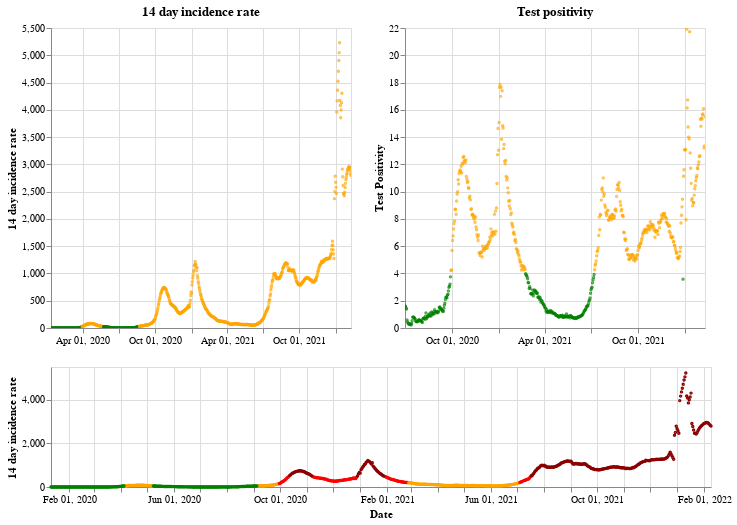

Here is the notebook cell this chart was saved with:
### Markdown cell above
## Northern Ireland

### Code cell
plot_traffic_light('Northern Ireland')

### Figure 1 — Vega-Lite specification as saved in the notebook (floating-point values rounded to 4 significant figures; data arrays with more than 128 entries replaced by an {"elided": "..."} marker saying what was removed)
{"config": {"view": {"continuousWidth": 400, "continuousHeight": 300}}, "vconcat": [{"hconcat": [{"mark": {"type": "point", "size": 2}, "encoding": {"color": {"condition": {"value": "green", "test": "(datum.twoWeeklyCasesRate <= 25)"}, "value": "orange"}, "tooltip": [{"type": "nominal", "field": "areaName"}, {"type": "temporal", "field": "date"}, {"type": "quantitative", "field": "twoWeeklyCasesRate"}, {"type": "quantitative", "field": "testPositivity"}], "x": {"type": "temporal", "axis": {"title": ""}, "field": "date", "scale": {"domain": {"selection": "DateBrush"}}, "timeUnit": "yearmonthdate"}, "y": {"type": "quantitative", "axis": {"title": "14 day incidence rate"}, "field": "twoWeeklyCasesRate"}}, "title": "14 day incidence rate", "width": 300}, {"mark": {"type": "point", "size": 2}, "encoding": {"color": {"condition": {"value": "green", "test": "(datum.testPositivity <= 4)"}, "value": "orange"}, "tooltip": [{"type": "nominal", "field": "areaName"}, {"type": "temporal", "field": "date"}, {"type": "quantitative", "field": "twoWeeklyCasesRate"}, {"type": "quantitative", "field": "testPositivity"}], "x": {"type": "temporal", "axis": {"title": ""}, "field": "date", "scale": {"domain": {"selection": "DateBrush"}}, "timeUnit": "yearmonthdate"}, "y": {"type": "quantitative", "axis": {"title": "Test Positivity"}, "field": "testPositivity"}}, "title": "Test positivity", "width": 300}]}, {"layer": [{"mark": {"type": "point", "size": 2}, "encoding": {"color": {"condition": {"value": "orange", "test": "(((datum.testPositivity < 4) && (datum.twoWeeklyCasesRate >= 50)) && (datum.twoWeeklyCasesRate < 200))"}, "value": "red"}, "opacity": {"condition": {"value": 1, "test": "((datum.twoWeeklyCasesRate >= 50) && (datum.twoWeeklyCasesRate < 500))"}, "value": 0}, "tooltip": [{"type": "nominal", "field": "areaName"}, {"type": "temporal", "field": "date"}, {"type": "quantitative", "field": "twoWeeklyCasesRate"}, {"type": "quantitative", "field": "testPositivity"}], "x": {"type": "temporal", "axis": {"title": "Date"}, "field": "date", "timeUnit": "yearmonthdate"}, "y": {"type": "quantitative", "axis": {"title": "14 day incidence rate"}, "field": "twoWeeklyCasesRate"}}, "selection": {"DateBrush": {"type": "interval", "encodings": ["x"], "fields": ["Time"]}}}, {"mark": {"type": "point", "size": 2}, "encoding": {"color": {"value": "darkred"}, "opacity": {"condition": {"value": 1, "test": "(datum.twoWeeklyCasesRate >= 500)"}, "value": 0}, "tooltip": [{"type": "nominal", "field": "areaName"}, {"type": "temporal", "field": "date"}, {"type": "quantitative", "field": "twoWeeklyCasesRate"}, {"type": "quantitative", "field": "testPositivity"}], "x": {"type": "temporal", "axis": {"title": "Date"}, "field": "date", "timeUnit": "yearmonthdate"}, "y": {"type": "quantitative", "axis": {"title": "14 day incidence rate"}, "field": "twoWeeklyCasesRate"}}}, {"mark": {"type": "point", "size": 2}, "encoding": {"color": {"condition": {"value": "green", "test": "((datum.testPositivity < 4) && (datum.twoWeeklyCasesRate < 50))"}, "value": "orange"}, "opacity": {"condition": {"value": 1, "test": "(datum.twoWeeklyCasesRate < 50)"}, "value": 0}, "tooltip": [{"type": "nominal", "field": "areaName"}, {"type": "temporal", "field": "date"}, {"type": "quantitative", "field": "twoWeeklyCasesRate"}, {"type": "quantitative", "field": "testPositivity"}], "x": {"type": "temporal", "axis": {"title": "Date"}, "field": "date", "timeUnit": "yearmonthdate"}, "y": {"type": "quantitative", "axis": {"title": "14 day incidence rate"}, "field": "twoWeeklyCasesRate"}}}], "height": 120, "width": 660}], "data": {"name": "data-4ca02db980c930b1fc35fadfbdfe7053"}, "$schema": "https://vega.github.io/schema/vega-lite/v4.8.1.json", "datasets": {"data-4ca02db980c930b1fc35fadfbdfe7053": {"elided": "761 records"}}}
